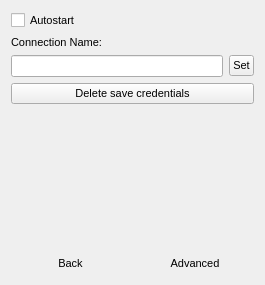
<?xml version="1.0" encoding="UTF-8"?>
<ui version="4.0">
 <class>ConfigSettingsWidget</class>
 <widget class="QWidget" name="ConfigSettingsWidget">
  <property name="geometry">
   <rect>
    <x>0</x>
    <y>0</y>
    <width>265</width>
    <height>285</height>
   </rect>
  </property>
  <property name="minimumSize">
   <size>
    <width>0</width>
    <height>285</height>
   </size>
  </property>
  <property name="windowTitle">
   <string>ConfigSettingsWidget</string>
  </property>
  <property name="styleSheet">
   <string notr="true">font-size: 8pt;</string>
  </property>
  <layout class="QGridLayout" name="gridLayout">
   <item row="0" column="0">
    <layout class="QVBoxLayout" name="verticalLayout">
     <item>
      <layout class="QVBoxLayout" name="verticalLayout_2">
       <item>
        <widget class="QCheckBox" name="cbAutoStart">
         <property name="cursor">
          <cursorShape>PointingHandCursor</cursorShape>
         </property>
         <property name="text">
          <string>Autostart</string>
         </property>
        </widget>
       </item>
       <item>
        <widget class="QLabel" name="label1">
         <property name="text">
          <string>&lt;html&gt;&lt;head/&gt;&lt;body&gt;&lt;p&gt;Connection Name:&lt;/p&gt;&lt;/body&gt;&lt;/html&gt;</string>
         </property>
        </widget>
       </item>
       <item>
        <layout class="QHBoxLayout" name="horizontalLayout">
         <item>
          <widget class="QLineEdit" name="txtName"/>
         </item>
         <item>
          <widget class="QPushButton" name="cmdSetName">
           <property name="cursor">
            <cursorShape>PointingHandCursor</cursorShape>
           </property>
           <property name="styleSheet">
            <string notr="true">:hover {background-color: rgb(195, 195, 195);}
QPushButton {;text-align:center;
	padding-left: 3px;
	padding-top: 3px;
   padding-right: 3px;
	padding-bottom: 3px;}</string>
           </property>
           <property name="text">
            <string>Set</string>
           </property>
          </widget>
         </item>
        </layout>
       </item>
       <item>
        <widget class="QPushButton" name="cmdRemoveCreds">
         <property name="cursor">
          <cursorShape>PointingHandCursor</cursorShape>
         </property>
         <property name="styleSheet">
          <string notr="true">:hover {background-color: rgb(195, 195, 195);}
QPushButton {;text-align:center;
	padding-left: 3px;
	padding-top: 3px;
   padding-right: 3px;
	padding-bottom: 3px;}</string>
         </property>
         <property name="text">
          <string>Delete save credentials</string>
         </property>
        </widget>
       </item>
       <item>
        <spacer name="verticalSpacer">
         <property name="orientation">
          <enum>Qt::Vertical</enum>
         </property>
         <property name="sizeHint" stdset="0">
          <size>
           <width>20</width>
           <height>40</height>
          </size>
         </property>
        </spacer>
       </item>
       <item>
        <layout class="QHBoxLayout" name="horizontalLayout_2">
         <item>
          <widget class="QPushButton" name="cmdBack">
           <property name="cursor">
            <cursorShape>PointingHandCursor</cursorShape>
           </property>
           <property name="toolTip">
            <string>Go back to the connection list</string>
           </property>
           <property name="styleSheet">
            <string notr="true">:hover {background-color: rgb(195, 195, 195);}
QPushButton {;text-align:center;
	padding-left: 3px;
	padding-top: 3px;
   padding-right: 3px;
	padding-bottom: 3px;}</string>
           </property>
           <property name="text">
            <string>Back</string>
           </property>
           <property name="flat">
            <bool>true</bool>
           </property>
          </widget>
         </item>
         <item>
          <widget class="QPushButton" name="cmdAdv">
           <property name="cursor">
            <cursorShape>PointingHandCursor</cursorShape>
           </property>
           <property name="styleSheet">
            <string notr="true">:hover {background-color: rgb(195, 195, 195);}
QPushButton {;text-align:center;
	padding-left: 3px;
	padding-top: 3px;
   padding-right: 3px;
	padding-bottom: 3px;}</string>
           </property>
           <property name="text">
            <string>Advanced</string>
           </property>
           <property name="flat">
            <bool>true</bool>
           </property>
          </widget>
         </item>
        </layout>
       </item>
      </layout>
     </item>
    </layout>
   </item>
  </layout>
 </widget>
 <layoutdefault spacing="6" margin="11"/>
 <resources>
  <include location="../../../../res.qrc"/>
 </resources>
 <connections/>
</ui>
